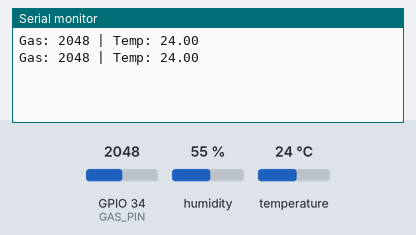
A sketch run on a simulated ESP32. Parts: the last lines printed to the serial monitor. Inputs (shaded band) come from the test bench; at power-on: temperature 24 °C, GPIO 34 (GAS_PIN) = 2048, humidity 55 %.

Above: at 5.8 s.
5.9 s: temperature set to 12 °C
At 11.2 s:
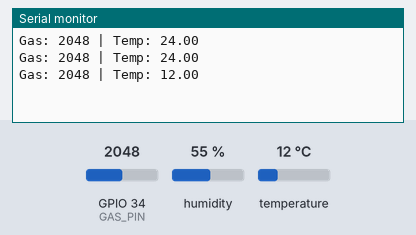
11.9 s: GPIO 34 (GAS_PIN) set to 2866
At 16.4 s:
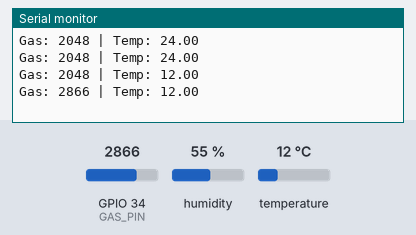
17.9 s: temperature set to 19 °C
At 20.4 s:
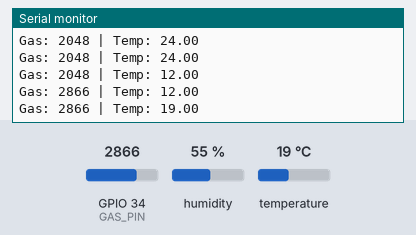
23.9 s: GPIO 34 (GAS_PIN) set to 3603
At 25.6 s:
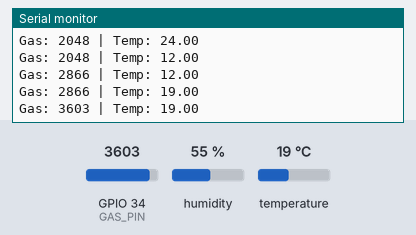
Timing chart, 0 to 27.1 s (numbered marks = the images above; inputs shaded):
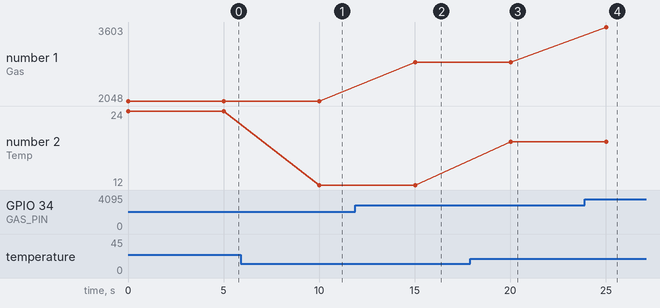

Measured:
- after the input at 5.9 s, the serial monitor: prints a new line after 4.1 s (image 1)
- after the input at 11.9 s, the serial monitor: prints a new line after 3.1 s (image 2)
- after the input at 17.9 s, the serial monitor: prints a new line after 2.1 s (image 3)
- after the input at 23.9 s, the serial monitor: prints a new line after 1.1 s (image 4)
- plotted number 1: 2048 → 2866 after the input at 11.9 s, 2866 → 3603 after the input at 23.9 s
- plotted number 2: 24 → 12 after the input at 5.9 s, 12 → 19 after the input at 17.9 s

The sketch:

module1_gas_temp.ino
```cpp
#include <WiFi.h>
#include <HTTPClient.h>
#include <DHT.h>

#define GAS_PIN 34
#define DHT_PIN 4
#define DHT_TYPE DHT22

DHT dht(DHT_PIN, DHT_TYPE);

void setup() {
  Serial.begin(115200);
  dht.begin();
}

void loop() {
  int gasValue = analogRead(GAS_PIN);
  float temperature = dht.readTemperature();

  Serial.print("Gas: ");
  Serial.print(gasValue);
  Serial.print(" | Temp: ");
  Serial.println(temperature);

  delay(5000);
}
```
